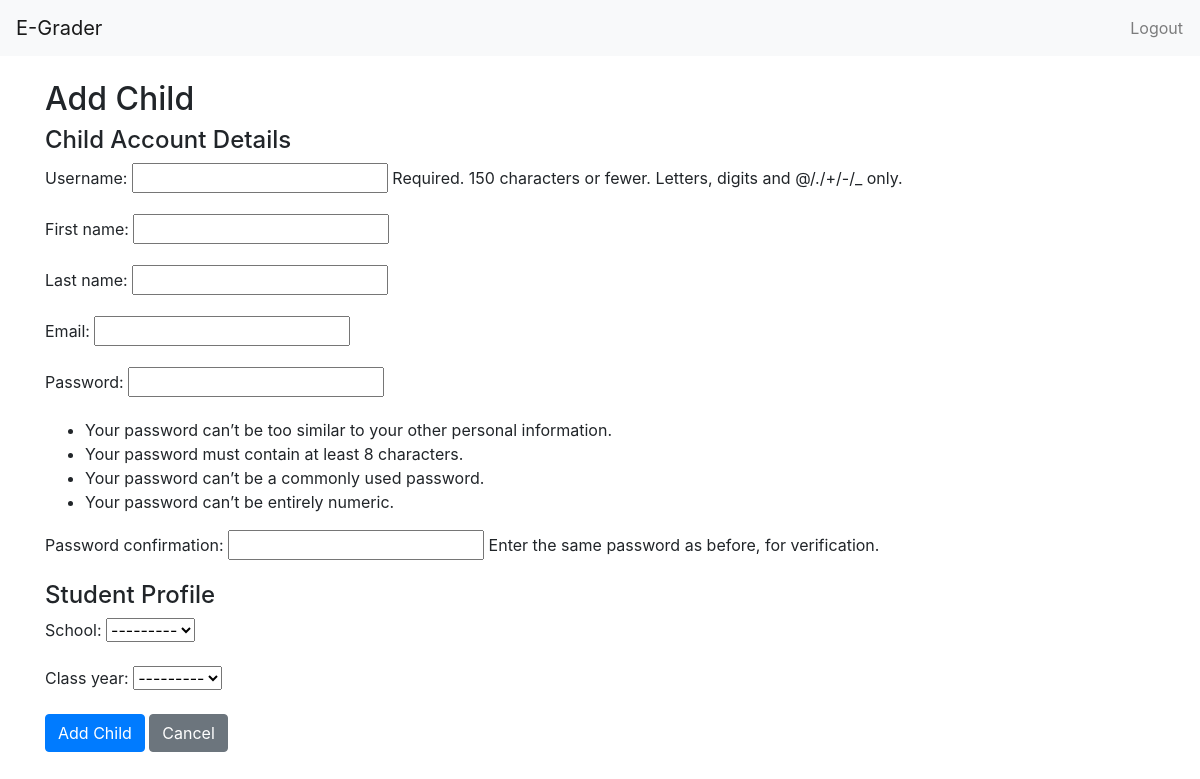
Page /parents/add-child/ (signed in) on the earlier database version.
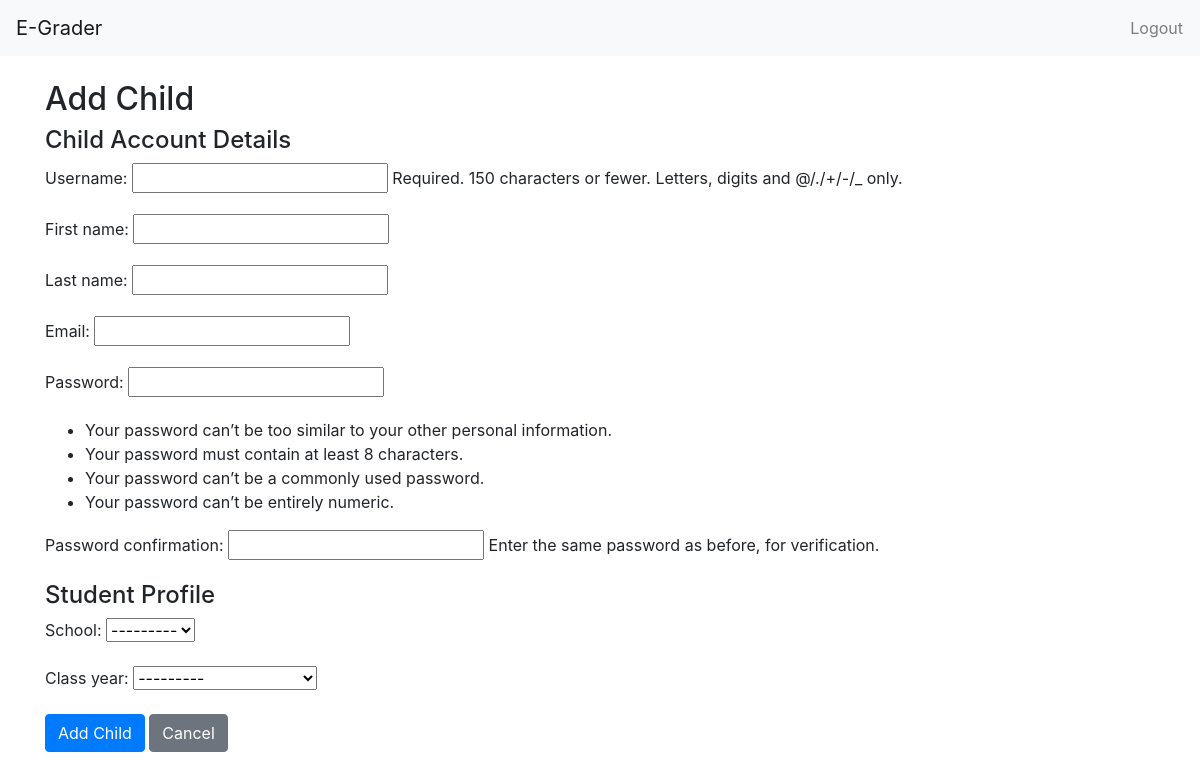
Same page on the later database version.
### core/models.py (models this page shows)
class ClassYear(models.Model):
    school = models.ForeignKey(School, on_delete=models.CASCADE, related_name='classes')
    level = models.IntegerField(choices=typical_class_levels)
    section = models.CharField(max_length=5, blank=True)
    def __str__(self):
        sec = f" {self.section}" if self.section else ''
        return f"{self.school.name} - {self.get_level_display()}{sec}"

### core/views.py (the view, shortened to what this page needs)
# urls.py: path('parents/add-child/', ParentAddChildView.as_view(), name='parent_add_child'),
class ParentAddChildView(LoginRequiredMixin, View):
    template_name = 'parents/parent_add_child.html'
    def get(self, request):
        user_form = ChildUserForm()
        student_form = ChildStudentForm()
        return render(request, self.template_name, {'user_form': user_form, 'student_form': student_form})

### core/forms.py
class ChildUserForm(UserCreationForm):
    first_name = forms.CharField(max_length=30)
    last_name = forms.CharField(max_length=150)
    email = forms.EmailField()
    class Meta:
        model = User
        fields = ('username', 'first_name', 'last_name', 'email', 'password1', 'password2')

class ChildStudentForm(forms.ModelForm):
    class Meta:
        model = Student
        fields = ('school', 'class_year')
        widgets = {
            'class_year': forms.Select,
        }

### core/models.py (called while the page is built)
    def __str__(self):
        return self.name

### templates/parents/parent_add_child.html (shortened to what this page needs)
{% extends 'base.html' %}
{% block content %}
<h2>Add Child</h2>
<form method="post">
    <h4>Child Account Details</h4>
    {{ user_form.as_p }}
    <h4>Student Profile</h4>
    {{ student_form.as_p }}
    <button type="submit" class="btn btn-primary">Add Child</button>
    <a href="{% url 'dashboard' %}" class="btn btn-secondary">Cancel</a>
</form>
{% endblock %}

Differences in the rows shown:
added ClassYear: school "---------"
Other differences:
form field school: "---------" → (not shown)
